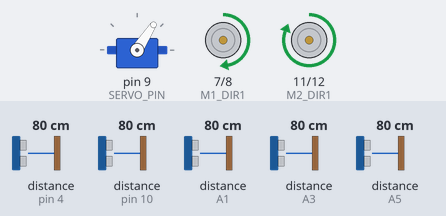
This sketch was run on a simulated Arduino Uno, built with avr-gcc and run on an emulated ATmega328P. Parts: servo, motor-driver pin pairs drawn as motors (green arrow = first pin HIGH = forward, orange = second pin HIGH = backward, longer = more drive, scaled by the enable pin). Wiring (inferred from the names in the program): 5 × ultrasonic range finder: trigger pin 3, echo pin 4 / trigger pin 13, echo pin 10 / trigger A0, echo A5 / trigger A2, echo A1 / trigger A4, echo A3. The inputs (shaded band) are chosen by the test bench; at power-on: distance to the obstacle (sensors on pin 4, pin 10, A3, A1, A5) 80 cm. The echo pulse lasts 58.3 µs per cm.

Above: at 1.3 s.
1.4 s: distance to the obstacle (sensor on pin 4) set to 8 cm
2.9 s: distance to the obstacle (sensor on pin 4) set to 5 cm
At 3.03 s:
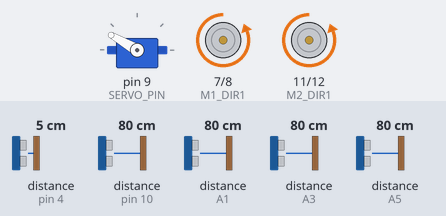
At 3.57 s:
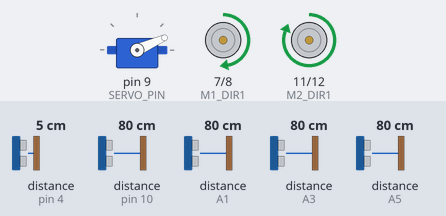
5.9 s: distance to the obstacle (sensor on pin 10) set to 2 cm
8.9 s: distance to the obstacle (sensor on A3) set to 7 cm
11.9 s: distance to the obstacle (sensor on A3) set to 4 cm
14.9 s: distance to the obstacle (sensor on pin 4) set to 2 cm
At 15.24 s:
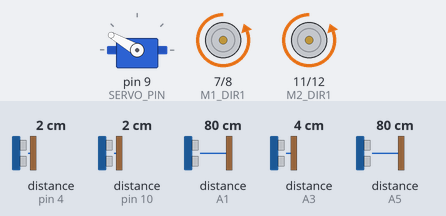
Timing chart, 0 to 18.9 s (numbered marks = the images above; inputs shaded):
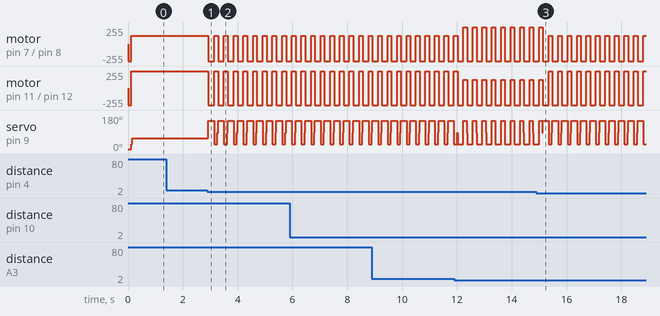

The sketch:

basic.ino
```cpp
// (licence header left out)
#include <SoftwareSerial.h>
#include <Servo.h>

Servo servo;

#define W_LEFT 0
#define W_RIGHT 1
#define D_FRONT 0
#define D_BACK 1
//Macros to command a function

#define M1_PWM 5
#define M1_DIR1 7
#define M1_DIR2 8
//Motor 1 connection (left)

#define M2_PWM 6
#define M2_DIR1 11
#define M2_DIR2 12
//Motor 2 connection (right)

#define SERVO_PIN 9         //Steering (Surbo Motor Connection Pin)
#define TD_LEFT  -63        //Left turn angle [-90 to 90]
#define TD_RIGHT  63        //Right turn angle [-90 to 90]
#define GD_LEFT -30         //Correction angle of the mail direction during central driving [-90 to 90]
#define GD_RIGHT 30         //Angle of correction of left side shape during central driving [-90 to 90]
#define TD_MIDDLE 0         //Straight Angle [-90-90]
#define S_HIGH 255          //Outer wheel speed when driving [0-255]
#define S_SLOW 127          //Inner wheel speed when driving [0-255]
#define S_SLOWER 63         //Deceleration at low speed [0-255]
#define S_BREAK 255         //Brake strength [0-255]
#define T_BREAK 120         //Brake duration

#define FC_TRIG 13          //Front center sensor (TRIG pin)
#define FC_ECHO 10          //Front centre sensor (ECHO pin)
#define FL_TRIG A4          //Front left sensor (TRIG pin)
#define FL_ECHO A3          //Front left sensor (ECHO pin)
#define FR_TRIG 3           //Front left sensor (ECHO pin)
#define FR_ECHO 4           //Front left sensor (ECHO pin)
#define L_TRIG  A2          //Left Sensor (TRIG pin)
#define L_ECHO  A1          //Left Sensor (ECHO pin)
#define R_TRIG  A0          //Right sensor (TRIG pin)
#define R_ECHO  A5          //Right sensor (ECHO pin)

#define FC_WARNING 69       //Front Central Turning Distance
#define FR_WARNING 66       //Front right turn distance
#define FL_WARNING 66       //Front left turn distance
#define FC_PREPARE 120      //Front Central Slow Drive

#define T_BACK 210          //Reverse distance when turning
#define T_FRONT 120         //Direct distance when turning

#define INTIAL_STRAIGHT 0   //Direct distance during initial execution
#define INTIAL_DEGREE 0     //Turn direction for initial execution (left : 0; right : 1)
#define INTIAL_TURN 0       //Rotation angle at initial execution
#define T_TURN 0            //Body angle rotation duration
#define T_START 0           //Right turn at initial execution
//Settings for driving

class Driving{
        public:

        float GetDistance(int trig, int echo) {
            digitalWrite(trig, LOW);
            delayMicroseconds(4);
            digitalWrite(trig, HIGH);
            delayMicroseconds(20);
            digitalWrite(trig, LOW);
            unsigned long duration = pulseIn(echo, HIGH, 5000);
            return duration * 0.17;
        }   //Distance calculation

        void TurnSteering(int angle) {
            servo.write(angle + 90 - 3);
        }   //Adjust steering rotation angle

        void WheelGo(int lr, int fb, int num) {
            if (lr == W_LEFT) {
                if (fb == D_FRONT) {
                    digitalWrite(M1_DIR1, HIGH);
                    digitalWrite(M1_DIR2, LOW);
                    analogWrite(M1_PWM, num);
                } else {
                    digitalWrite(M1_DIR1, LOW);
                    digitalWrite(M1_DIR2, HIGH);
                    analogWrite(M1_PWM, num);
                }
            } else {
                if (fb == D_FRONT) {
                    digitalWrite(M2_DIR1, HIGH);
                    digitalWrite(M2_DIR2, LOW);
                    analogWrite(M2_PWM, num);
                } else {
                    digitalWrite(M2_DIR1, LOW);
                    digitalWrite(M2_DIR2, HIGH);
                    analogWrite(M2_PWM, num);
                }
            }
        }   //Lateral wheel rotation control

        void WheelStop() {
            WheelGo(W_LEFT, D_BACK, S_BREAK);
            WheelGo(W_RIGHT, D_BACK, S_BREAK);
            delay(T_BREAK);
            //Reverse propulsion
            analogWrite(M1_PWM, 0);
            analogWrite(M2_PWM, 0);
            //Wheel stop
        }   //break

        void Straight_f(float fcdis, float rdis, float ldis) {
            if (ldis == 0) {
                TurnSteering(GD_LEFT);
                WheelGo(W_LEFT, D_FRONT, S_SLOW);
                WheelGo(W_RIGHT, D_FRONT, S_HIGH);
            } else if (rdis == 0) {
                TurnSteering(GD_RIGHT);
                WheelGo(W_LEFT, D_FRONT, S_HIGH);
                WheelGo(W_RIGHT, D_FRONT, S_SLOW);
            } else if (rdis < ldis) {
                TurnSteering(GD_LEFT);
                WheelGo(W_LEFT, D_FRONT, S_SLOW);
                WheelGo(W_RIGHT, D_FRONT, S_HIGH);
            } else {
                TurnSteering(GD_RIGHT);
                WheelGo(W_LEFT, D_FRONT, S_HIGH);
                WheelGo(W_RIGHT, D_FRONT, S_SLOW);
            }
        }   //Centralized by a straight line - smooth driving

        void Straight_s(float fcdis, float rdis, float ldis) {
            if (ldis == 0) {
                TurnSteering(GD_LEFT);
                WheelGo(W_LEFT, D_FRONT, S_SLOW - S_SLOWER);
                WheelGo(W_RIGHT, D_FRONT, S_HIGH - S_SLOWER);
            } else if (rdis == 0) {
                TurnSteering(GD_RIGHT);
                WheelGo(W_LEFT, D_FRONT, S_HIGH - S_SLOWER);
                WheelGo(W_RIGHT, D_FRONT, S_SLOW - S_SLOWER);
            } else if (rdis < ldis) {
                TurnSteering(GD_LEFT);
                WheelGo(W_LEFT, D_FRONT, S_SLOW - S_SLOWER);
                WheelGo(W_RIGHT, D_FRONT, S_HIGH - S_SLOWER);
            } else {
                TurnSteering(GD_RIGHT);
                WheelGo(W_LEFT, D_FRONT, S_HIGH - S_SLOWER);
                WheelGo(W_RIGHT, D_FRONT, S_SLOW - S_SLOWER);
            }
        }   //Centralized by straight ahead - Slow down when approaching obstacles

        void TurnLeft() {
            TurnSteering(TD_RIGHT);
            WheelGo(W_LEFT, D_BACK, S_HIGH);
            WheelGo(W_RIGHT, D_BACK, S_HIGH);
            delay(T_BACK);
            TurnSteering(TD_LEFT);
            WheelGo(W_LEFT, D_FRONT, S_SLOW);
            WheelGo(W_RIGHT, D_FRONT, S_HIGH);
            delay(T_FRONT);
            TurnSteering(TD_MIDDLE);
        }   //Turn to the left

        void TurnRight() {
            TurnSteering(TD_LEFT);
            WheelGo(W_LEFT, D_BACK, S_HIGH);
            WheelGo(W_RIGHT, D_BACK, S_HIGH);
            delay(T_BACK);
            TurnSteering(TD_RIGHT);
            WheelGo(W_LEFT, D_FRONT, S_HIGH);
            WheelGo(W_RIGHT, D_FRONT, S_SLOW);
            delay(T_FRONT);
            TurnSteering(TD_MIDDLE);
        }   //Turn to the right

        void TurnBody(int tt) {
            WheelStop();
            if (INTIAL_DEGREE == 0) {
                for (int i = 0; i < tt; i++) {
                    TurnSteering(TD_RIGHT);
                    WheelGo(W_LEFT, D_BACK, S_HIGH);
                    WheelGo(W_RIGHT, D_BACK, S_HIGH);
                    delay(T_BACK);
                    TurnSteering(TD_LEFT);
                    WheelGo(W_LEFT, D_FRONT, S_SLOW);
                    WheelGo(W_RIGHT, D_FRONT, S_HIGH);
                    delay(T_FRONT);
                }
            } else {
                for (int i = 0; i < tt; i++) {
                    TurnSteering(TD_LEFT);
                    WheelGo(W_LEFT, D_BACK, S_HIGH);
                    WheelGo(W_RIGHT, D_BACK, S_HIGH);
                    delay(T_TURN);
                    TurnSteering(TD_RIGHT);
                    WheelGo(W_LEFT, D_FRONT, S_HIGH);
                    WheelGo(W_RIGHT, D_FRONT, S_SLOW);
                    delay(T_TURN);
                }
            }
            TurnSteering(TD_MIDDLE);
        }   //Body rotation
};

void setup() {
    pinMode(M1_PWM, OUTPUT);
    pinMode(M1_DIR1, OUTPUT);
    pinMode(M1_DIR2, OUTPUT);

    pinMode(M2_PWM, OUTPUT);
    pinMode(M2_DIR1, OUTPUT);
    pinMode(M2_DIR2, OUTPUT);

    pinMode(FC_TRIG, OUTPUT);
    pinMode(FC_ECHO, INPUT);
    pinMode(FR_TRIG, OUTPUT);
    pinMode(FR_ECHO, INPUT);
    pinMode(FL_TRIG, OUTPUT);
    pinMode(FL_ECHO, INPUT);
    pinMode(R_TRIG, OUTPUT);
    pinMode(R_ECHO, INPUT);
    pinMode(L_TRIG, OUTPUT);
    pinMode(L_ECHO, INPUT);

    Serial.begin(9600);

    servo.attach(SERVO_PIN);

    servo.write(TD_MIDDLE);

    Driving driving;

    for (int i = 0; i < INTIAL_STRAIGHT; i++) {
        float fcdis = driving.GetDistance(FC_TRIG, FC_ECHO);
        float rdis = driving.GetDistance(R_TRIG, R_ECHO);
        float ldis = driving.GetDistance(L_TRIG, L_ECHO);
        driving.Straight_f(fcdis, rdis, ldis);
        delay(3);
    }

    driving.TurnBody(INTIAL_TURN);

    driving.TurnSteering(TD_LEFT);

    driving.WheelGo(W_LEFT, D_FRONT, S_SLOW);
    driving.WheelGo(W_RIGHT, D_FRONT, S_HIGH);

    delay(T_START);
}   //Initial routine

void loop() {
    Driving driving;

    float fcdis = driving.GetDistance(FC_TRIG, FC_ECHO);
    float frdis = driving.GetDistance(FR_TRIG, FR_ECHO);
    float fldis = driving.GetDistance(FL_TRIG, FL_ECHO);
    float rdis = driving.GetDistance(R_TRIG, R_ECHO);
    float ldis = driving.GetDistance(L_TRIG, L_ECHO);

    if ((0 < fcdis && fcdis < FC_WARNING) || (0 < frdis && frdis < FR_WARNING) || (0 < fldis && fldis < FL_WARNING)) {
        if (fldis == 0) driving.TurnLeft();
        else if (frdis == 0) driving.TurnRight();
        else if (frdis < fldis)
            driving.TurnLeft();
        else driving.TurnRight();
    }
    else if (0 < fcdis && fcdis < FC_PREPARE) driving.Straight_s(fcdis, rdis, ldis);
    else driving.Straight_f(fcdis, rdis, ldis);

    delay(3);
}   //Main routine
```

Measured:
- the behaviour switches between 7 and 6 cm on distance to the obstacle (sensor on pin 4) (found by bisection; images 0 and 1)
- the behaviour switches between 4 and 3 cm on distance to the obstacle (sensor on pin 4) (found by bisection; images 2 and 3)
- after the input at 1.4 s, every drawn part: stays the same
- after the input at 2.9 s, motor on pin 7 (M1_DIR1) / pin 8 (M1_DIR2): alternates backward 255/255 for 0.21 s and forward 127/255 for 0.14 s, starting at once; motor on pin 11 (M2_DIR1) / pin 12 (M2_DIR2): alternates forward 255/255 for 0.14 s and backward 255/255 for 0.21 s, starting at once
